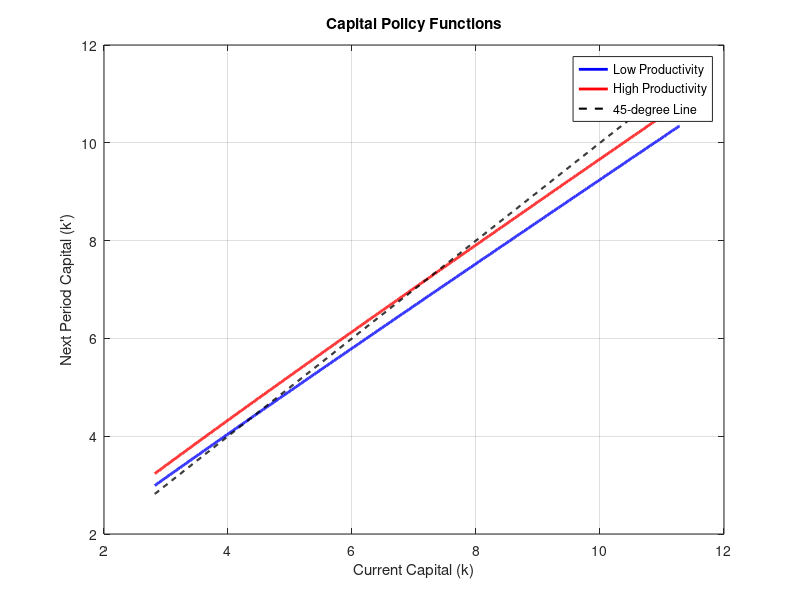
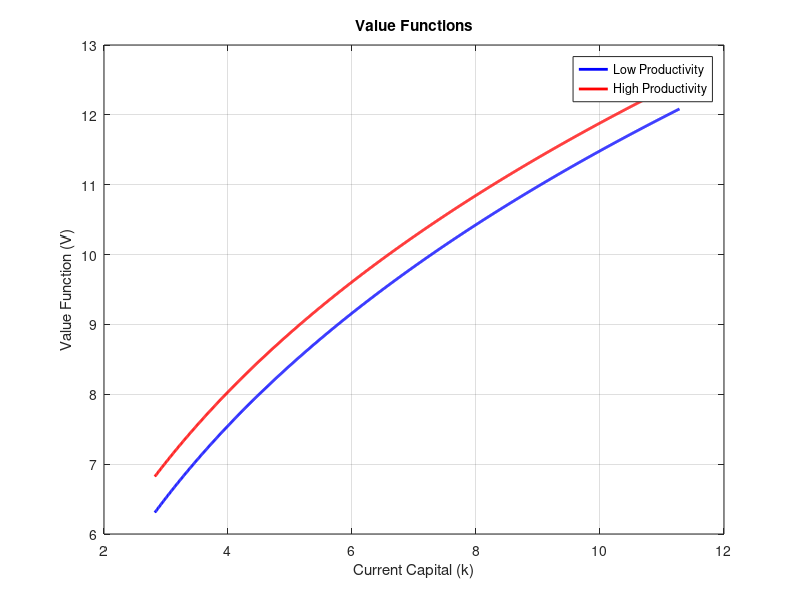
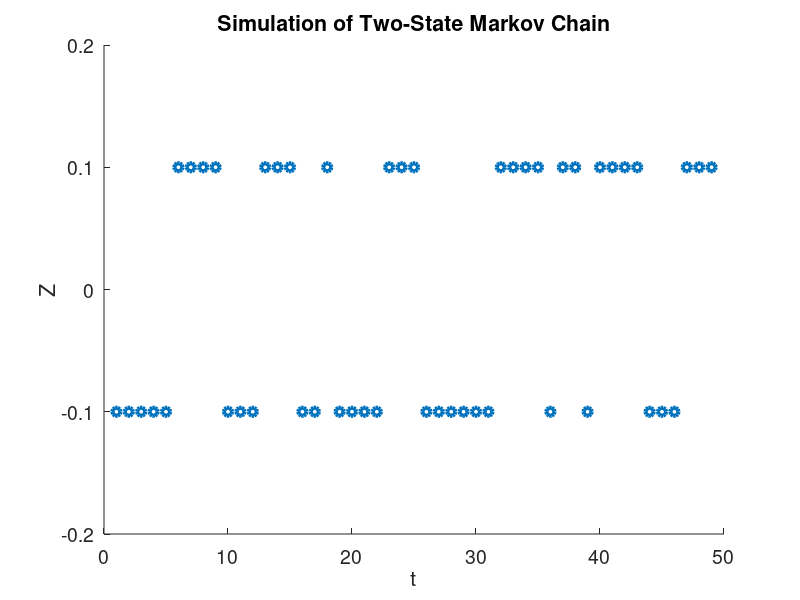
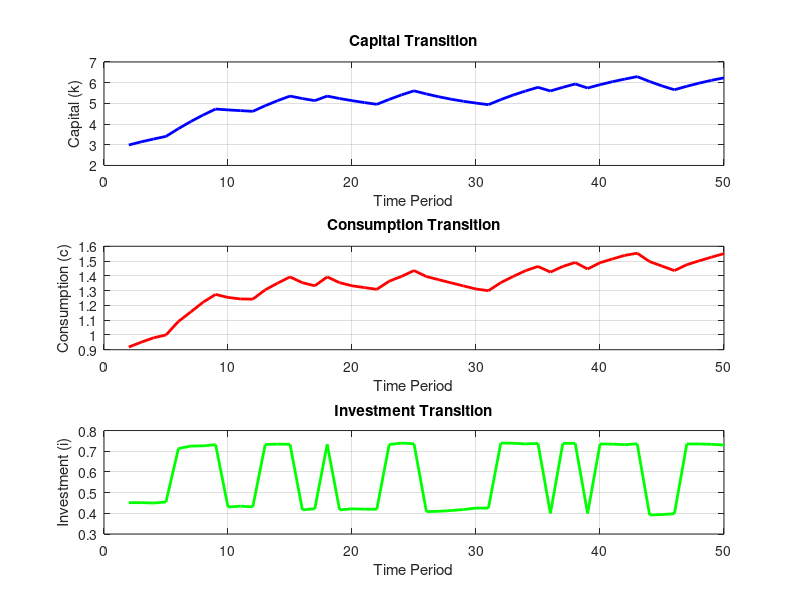

Recreate these plots in MATLAB, in order. (Note: this script raises an error after producing the figures.)
% Veronica Perez
% December 5th 2023
% Homework 3 David Lagakos

close all; clear all; clc;

%% 1. define parameters
delta = 0.10;
theta = 0.4;
beta = 0.96;
q = 0.7;
sigma = 0.1;

%% 2. productivity process
% Z in {-sigma,+sigma}, P = [q, 1-q; 1-q, q];

Zgrid = [-sigma; sigma];
Znum = length(Zgrid); 
P = [q , 1-q; 1-q, q];

%% 3. Value function iteration

%%%%%%%%%%%%%%%%%%%%%%%%%%%%%%%%%%%%%%%%%%%%%%%%%%%%%%%%%%%%%%%%%%%%%%%%%%
%%%%%%%%%%%%%%%%%%%%%%% THIS BLOCK SETS UP THE MODEL %%%%%%%%%%%%%%%%%%%%%%
%%%%%%%%%%%%%%%%%%%%%%%%%%%%%%%%%%%%%%%%%%%%%%%%%%%%%%%%%%%%%%%%%%%%%%%%%%%

vfmaxit = 1000; %max number of VF iterations
vftol = 1e-7;       %tolerance on Bellman equation, in percentages

T=100;                    %final period for transition
transitspan=0:T-1; %time span for transition

% %exact SS quantities
% Abar=(1/beta-1+delta)/alpha;
% Abar;
% A=Abar+0.03;

%exact SS quantities
kss_z_zero=((1/beta-1+delta)/(theta))^(1/(theta-1));
k_z_low = ((theta/exp(-sigma))/(1/beta-1+delta))^(1/(1-theta));
k_z_high = ((theta/exp(sigma))/(1/beta-1+delta))^(1/(1-theta));

%define grid
kmin=kss_z_zero*0.5;
kmax=kss_z_zero*2;
knum=1000;
K0=linspace(kmin,kmax,knum);

%%%%%%%%%%%%%%%%%%%%%%%%%%%%%%%%%%%%%%%%%%%%%%%%%%%%%%%%%%%%%%%%%%%%%%%%%%%
%%%%%%%%%%%%% THIS BLOCK SETS UP AND SOLVES THE VALUE FUNCTION %%%%%%%%%%%%
%%%%%%%%%%%%%%%%%%%%%%%%%%%%%%%%%%%%%%%%%%%%%%%%%%%%%%%%%%%%%%%%%%%%%%%%%%%

%compute return function (utility function). We use meshgrid
[kp,k]=meshgrid(K0);

Glow=zeros(knum, knum);
% RHS of budget constraint
Gmax_z_low = exp(-sigma) .* (k.^(theta)) + ((1-delta).*k);
Gmax_z_high = exp(sigma) .* (k.^(theta)) + ((1-delta).*k);

%restrict control variable to feasible set
kp1 = kp;
kp1(kp1>=Gmax_z_low | kp1<Glow) =NaN;
utility_low = log(exp(-sigma).*(k.^(theta)) + (1-delta).*k - kp1);

kp2 = kp;
kp2(kp2>=Gmax_z_high| kp2<Glow) =NaN;
utility_high = log(exp(sigma).*(k.^(theta)) + (1-delta).*k - kp2);
% In utility matrix, rows represent the state (capital
%today) columns are the control (capital tomorrow).

%initialize the policy and VF arrays
Vold = zeros(Znum*knum,1);   %this will store old VF - max possible utility of the state today 
V = zeros(Znum*knum,1);      %this will store new VF
kprimeind=zeros(2*knum,1); %the best place in the grid of the best one

disp('%%%%')
disp('Starting VFI now')
disp(' ')

RHSMAT = zeros(Znum*knum,knum);
% VFI -- took from sabhya, much better than what i did
for vfit = 1:vfmaxit
    %form Bellman equation
    exp_Vold(1:knum,1) = P(1,1).*Vold(1:knum,1) + P(1,2).*Vold((knum+1):2*knum, 1);
    exp_Vold((knum+1):2*knum,1) = P(2,1).*Vold(1:knum,1) + P(2,2).*Vold((knum+1):2*knum, 1);

    RHSMAT(1:knum, 1:knum) = utility_low + beta*repmat((exp_Vold(1:knum,1))', knum,1);
    RHSMAT((knum+1):2*knum, 1:knum) = utility_high + beta*repmat((exp_Vold((knum+1):2*knum,1))', knum,1);
    [V,kprimeind] = max(RHSMAT,[],2); % a column vector containing max in each row
    absdiff=abs(V-Vold);
    vferr = max(absdiff); %maximum absolute error - one metric of distance
    if (mod(vfit,50)==1)
        disp(['VF error = ' num2str(vferr) ' on VF iteration ' num2str(vfit) '.'])
    end
       %exit if converged
    if (vferr<vftol)
        disp(['VFI complete at iteration ' num2str(vfit) '.'])
        break; 
    end
    %if not converged, then Vold <- V, and redo
    Vold = V;
end

Kpol_zlow = K0(kprimeind(1:knum)); %capital policy function-  capital at the best value
Kpol_zhigh = K0(kprimeind(knum+1:2*knum));

Cpol_zlow = (exp(Zgrid(1)) .* (K0.^theta)) + (1-delta).*K0 - Kpol_zlow;
Cpol_zhigh = (exp(Zgrid(2)) .* (K0.^theta)) + (1-delta).*K0 - Kpol_zhigh;

%% 4. Graph for policy functions

%% Plotting Capital Policy Functions
figure;
set(gcf,'color','w'); % Set background color to white
plot(K0, Kpol_zlow, 'b-', 'LineWidth', 2, 'DisplayName', 'Low Productivity');
hold on;
plot(K0, Kpol_zhigh, 'r-', 'LineWidth', 2, 'DisplayName', 'High Productivity');

% Plotting the 45-degree line
plot(K0, K0, 'k--', 'LineWidth', 1.5, 'DisplayName', '45-degree Line');

title('Capital Policy Functions');
xlabel('Current Capital (k)');
ylabel('Next Period Capital (k'')');
legend('show');
grid on;
hold off;
saveas(gcf,"/Users/veronica/Dropbox/Apps/Overleaf/Macro_EC_702_PS_cd0814_jayinliu_vcperez/figures/PS_11_q_2_2_1.png")


%% Plotting Value Functions
figure;
set(gcf,'color','w'); % Set background color to white

% Plotting the value functions
plot(K0, V(1:knum), 'b-', 'LineWidth', 2, 'DisplayName', 'Low Productivity');
hold on;
plot(K0, V(knum+1:2*knum), 'r-', 'LineWidth', 2, 'DisplayName', 'High Productivity');

title('Value Functions');
xlabel('Current Capital (k)');
ylabel('Value Function (V)');
legend('show');
grid on;
hold off;
saveas(gcf,"/Users/veronica/Dropbox/Apps/Overleaf/Macro_EC_702_PS_cd0814_jayinliu_vcperez/figures/PS_11_q_2_2_2.png")



%%%%%%%%%%%%%%%%%%%%%%%%%%%%%%%%%%%%%%%%%%%%%%%%%%%%%%%%%%%%%%%%%%%%%%%%%%%%%%
% THIS BLOCK COMPUTES THE TRANSITION FROM THE STEADY STATE BEFORE THE SHOCK %%
%%%%%%%%%%%%%%%%%%%%%%%%%%%%%%%%%%%%%%%%%%%%%%%%%%%%%%%%%%%%%%%%%%%%%%%%%%%%%%

%% 5. Simulating the shocks
rng(70223); %random number generator seed, for reproducibility
T = 50; 
Zinit = 1;

Zsimind = zeros(T,1);

% draw random numbers on [0,1]
z_shocks = rand(T,1);

% Simulate the z process by comparing uniform shocks to intervals on the transition matrix
Zsimind(1) = Zinit;
for t=2:T
    %extract yesterday's Z
    Zct = Zsimind(t-1);
    
    %compare today's uniform shock to transition matrix intervals
    if (z_shocks(t)<P(Zct,1))
        Zprimect = 1;
    else
        Zprimect = 2;
    end
    
    %store simulated Z
    Zsimind(t) = Zprimect;
end
Zsim = Zgrid(Zsimind);

%%%%%%%%%
% Plot simulated path for Z
%%%%%%%%%
figure; 
scatter(1:T-1,Zsim(1:T-1),'LineWidth',3);
xlabel('t'); ylabel('Z'); title('Simulation of Two-State Markov Chain')
set(gca,'FontSize',14); ylim([-0.2 0.2])


%% 6. Transit for i and c
kstart = 0.1 * kss_z_zero;  % Initial condition, 10 percent of the non-stochastic steady-state capital

[~, kindex] = min(abs(K0 - kstart)); % Find the grid point closer to the initial condition
kinit = K0(kindex);  % Point in the grid closer to kstart as the initial condition

ktransit = zeros(T, 1);  % Preallocate the capital transition vector
itransit = zeros(T, 1);  % Preallocate the investment transition vector
ctransit = zeros(T, 1);  % Preallocate the consumption transition vector

ktransit(1) = kinit;  % First entry of the capital transition is the initial condition

for it = 2:T
    % Update capital using policy functions
    if Zsim(it) == sigma  % High shock
        ktransit(it) = interp1(K0, Kpol_zhigh, kinit, 'linear', 'extrap');
        ctransit(it) = (exp(sigma) .* (kinit.^theta)) + (1-delta).* kinit - ktransit(it);
    else  % Low shock
        ktransit(it) = interp1(K0, Kpol_zlow, kinit, 'linear', 'extrap');
        ctransit(it) = (exp(-sigma) .* (kinit.^theta)) + (1-delta).* kinit - ktransit(it);
    end

    % Update investment
    
    itransit(it) = ktransit(it) - (1 - delta) * kinit;

    % Update kinit
    kinit = ktransit(it);  % Update initial capital value
end

%% Plotting the Transitions (excluding period zero)
figure;
set(gcf, 'color', 'w');  % Set background color to white

subplot(3, 1, 1);
plot(2:T, ktransit(2:end), 'b-', 'LineWidth', 2);  % Exclude period zero
title('Capital Transition');
xlabel('Time Period');
ylabel('Capital (k)');
grid on;

subplot(3, 1, 2);
plot(2:T, ctransit(2:end), 'r-', 'LineWidth', 2);  % Exclude period zero
title('Consumption Transition');
xlabel('Time Period');
ylabel('Consumption (c)');
grid on;

subplot(3, 1, 3);
plot(2:T, itransit(2:end), 'g-', 'LineWidth', 2);  % Exclude period zero
title('Investment Transition');
xlabel('Time Period');
ylabel('Investment (i)');
grid on;

sgtitle('Transitions of Capital, Consumption, and Investment');

saveas(gcf,"/Users/veronica/Dropbox/Apps/Overleaf/Macro_EC_702_PS_cd0814_jayinliu_vcperez/figures/PS_11_q_2_3.png")
